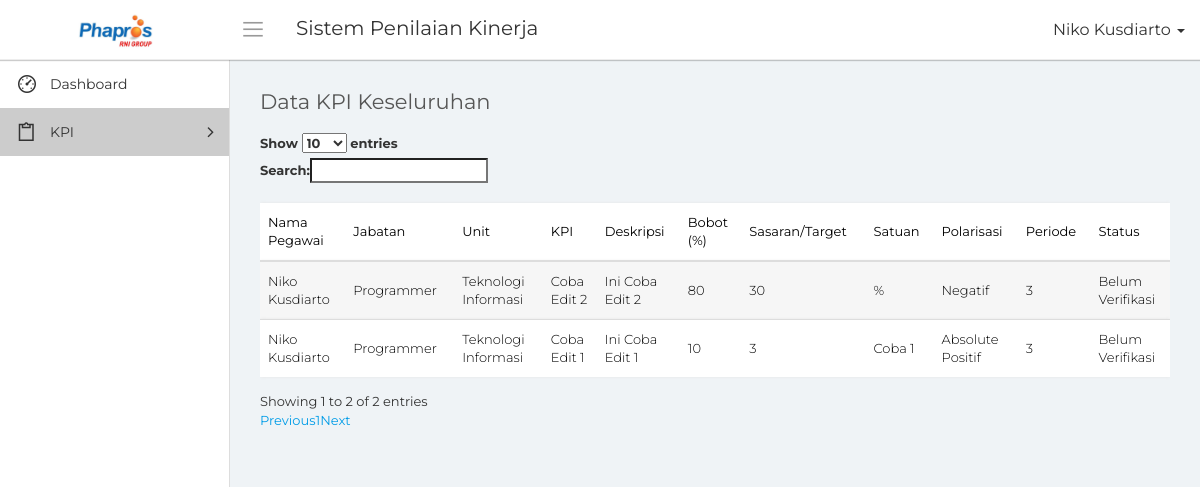
Screenshot of /data_kpi_seluruh.php (signed in) with the database file from the repository.
### tables this page shows
CREATE TABLE `data_kpi` (
  `id_kpi` bigint(20) NOT NULL,
  `id_anggota` bigint(20) NOT NULL DEFAULT '0',
  `id_jabatan` bigint(20) NOT NULL DEFAULT '0',
  `id_unit` bigint(20) DEFAULT '0',
  `id_periode` bigint(20) NOT NULL DEFAULT '0',
  `kpi` text NOT NULL,
  `deskripsi` text NOT NULL,
  `bobot` decimal(10,0) NOT NULL DEFAULT '0',
  `sasaran` decimal(10,0) NOT NULL DEFAULT '0',
  `satuan` varchar(20) NOT NULL,
  `sifat_kpi` int(2) NOT NULL DEFAULT '0',
  `status` int(2) NOT NULL DEFAULT '0',
  `id_verifikator` bigint(20) NOT NULL DEFAULT '0',
  `tanggal_input` date NOT NULL,
  `tanggal_verifikasi` date NOT NULL
);

CREATE TABLE `mst_anggota` (
  `id_anggota` bigint(20) NOT NULL,
  `nik` varchar(50) NOT NULL,
  `nama` varchar(50) NOT NULL,
  `jenis_kelamin` int(2) NOT NULL,
  `tempat_lahir` varchar(50) NOT NULL,
  `tanggal_lahir` date NOT NULL,
  `status` int(2) NOT NULL,
  `nomor_hp` varchar(20) NOT NULL,
  `email` varchar(50) NOT NULL,
  `id_golongan` bigint(20) NOT NULL,
  `id_jabatan` bigint(20) NOT NULL,
  `id_unit` bigint(20) NOT NULL,
  `alamat` text NOT NULL,
  `tanggal_input` date NOT NULL
);

CREATE TABLE `mst_jabatan` (
  `id_jabatan` bigint(20) NOT NULL,
  `nama_jabatan` varchar(50) NOT NULL,
  `tanggal_input` date NOT NULL
);

CREATE TABLE `mst_unit` (
  `id_unit` bigint(20) NOT NULL,
  `nama_unit` varchar(50) NOT NULL,
  `tanggal_input` date NOT NULL
);

CREATE TABLE `mst_satuan` (
  `id_satuan` bigint(20) NOT NULL,
  `nama_satuan` varchar(50) NOT NULL,
  `jenis_polarisasi` text NOT NULL,
  `id_periode` bigint(20) NOT NULL,
  `tanggal_input` date NOT NULL
);

CREATE TABLE `mst_polarisasi` (
  `id_polarisasi` bigint(20) NOT NULL,
  `nama_polarisasi` varchar(50) NOT NULL,
  `id_periode` bigint(20) NOT NULL,
  `tanggal_input` date NOT NULL
);

### conn/database.php (called while the page is built, shortened)
<?php
	class database{
		function __construct(){
			$this->connection = new mysqli('localhost', 'root', '','phapros_final');
		}
		function tampil_satuan($id_periode = null){
			if($id_periode != null)
				$query = $this->connection->query("SELECT * FROM mst_satuan WHERE id_periode='$id_periode'");
			else
				$query = $this->connection->query('SELECT * FROM mst_satuan');
			while($tampil = $query->fetch_array())
				$hasil[] = $tampil;
			return $hasil;
		}
		function tampil_kpi_seluruh(){
			$query = $this->connection->query('SELECT d.*, a.nama, j.nama_jabatan, u.nama_unit FROM data_kpi d JOIN mst_anggota a ON d.id_anggota = a.id_anggota JOIN mst_jabatan j ON j.id_jabatan = d.id_jabatan JOIN mst_unit u ON u.id_unit = d.id_unit ORDER BY id_jabatan, id_unit ASC');
			while($tampil = $query->fetch_array())
				$hasil[] = $tampil;
			return $hasil;
		}
		function tampil_polarisasi($id_periode = null){
			if($id_periode == null)
				$query = $this->connection->query("SELECT * FROM mst_polarisasi");
			else
				$query = $this->connection->query("SELECT * FROM mst_polarisasi WHERE id_periode = '$id_periode'");
			while($tampil = $query->fetch_array())
				$hasil[] = $tampil;
			return $hasil;
		}
		function tampil_akses(){
			$query = $this->connection->query("SELECT * FROM akses_menu");
			while($tampil = $query->fetch_array())
				$hasil[] = $tampil;
			return $hasil;
		}
	}
?>

### data_kpi_seluruh.php (the view, shortened to what this page needs)
<?php
    include "conn/database.php";
    $db = new database();
    $nama = $_SESSION['nama'];
    $jabatan = $_SESSION['id_jabatan'];
?>
<!DOCTYPE html>
<html>
    <head>
        <link rel="stylesheet" type="text/css" href="assets/css/bootstrap.min.css">
        <link rel="stylesheet" type="text/css" href="assets/css/font-awesome.min.css">
        <link rel="stylesheet" type="text/css" href="assets/css/line-awesome.min.css">
        <link rel="stylesheet" type="text/css" href="https://cdn.datatables.net/v/dt/dt-1.10.18/datatables.min.css"/>
		<link rel="stylesheet" type="text/css" href="assets/css/select2.min.css">
		<link rel="stylesheet" type="text/css" href="assets/css/bootstrap-datetimepicker.min.css">
        <link rel="stylesheet" type="text/css" href="assets/css/style.css">
    </head>
    <body>
        <div class="main-wrapper">
            <div class="header">
				<div class="header-left">
                    <a href="index.php" class="logo">
						<img src="assets/img/logo-phapros.jpg" width="75" height="" alt="">
					</a>
                </div>
				<a id="toggle_btn" href="javascript:void(0);"><i class="la la-bars"></i></a>
                <div class="page-title-box pull-left">
					<h3>Sistem Penilaian Kinerja</h3>
                </div>
				<ul class="nav navbar-nav navbar-right user-menu pull-right">
					<li class="dropdown">
						<a href="" class="dropdown-toggle user-link" data-toggle="dropdown" title="Admin">
							<span>
                                <?php echo $nama; ?>
                            </span>
							<i class="caret"></i>
						</a>
					</li>
				</ul>
            </div>
            <div class="sidebar" id="sidebar">
                <div class="sidebar-inner slimscroll">
					<div id="sidebar-menu" class="sidebar-menu">
						<ul>
							<li>
								<a href="index.php"><i class="la la-dashboard"></i> <span>Dashboard</span></a>
							</li>
                            <?php
                                foreach($db->tampil_akses() as $tampil)
                                {
                                    if($tampil['id_jabatan'] == $jabatan)
                                    {
                                        $m1 = $tampil['menu1'];
                                        $m2 = $tampil['menu2'];
                                        $m3 = $tampil['menu3'];
                                        $m4 = $tampil['menu4'];
                                        $m5 = $tampil['menu5'];
                                        $m6 = $tampil['menu6'];
                                        $m7 = $tampil['menu7'];
                                    }
                                }
                            ?>
                            <li class="active submenu">
								<a href="#"><i class="la la-clipboard"></i> <span> KPI</span> <span class="menu-arrow"></span></a>
							</li>
						</ul>
					</div>
                </div>
            </div>
            <div class="page-wrapper">
                <div class="content container-fluid">
					<div class="row">
						<div class="col-xs-12">
							<h4 class="page-title">Data KPI Keseluruhan</h4>
						</div>
					</div>
					<div class="row">
						<div class="col-md-12">
							<div class="table-responsive">
								<table class="table table-striped custom-table m-b-0 display" id="tabel">
									<thead>
										<tr>
                                            <th>Nama Pegawai</th>
                                            <th>Jabatan</th>
                                            <th>Unit</th>
											<th>KPI</th>
                                            <th>Deskripsi</th>
                                            <th>Bobot (%)</th>
                                            <th>Sasaran/Target</th>
                                            <th>Satuan</th>
                                            <th>Polarisasi</th>
                                            <th>Periode</th>
                                            <th>Status</th>
										</tr>
									</thead>
                                    <tbody>
                                    <?php
                                        foreach($db->tampil_kpi_seluruh() as $data)
                                        {
                                    ?>
                                            <tr>
                                                <td><?php echo $data['nama']; ?></td>
                                                <td><?php echo $data['nama_jabatan']; ?></td>
                                                <td><?php echo $data['nama_unit']; ?></td>
                                                <td><?php echo $data['kpi']; ?></td>
                                                <td><?php echo $data['deskripsi']; ?></td>
                                                <td><?php echo $data['bobot']; ?></td>
                                                <td><?php echo $data['sasaran']; ?></td>
                                                <td>
                                                    <?php
                                                        $nama_satuan = '';
                                                        foreach($db->tampil_satuan() as $tampilS)
                                                        {
                                                            if($tampilS['id_satuan'] == $data['satuan'])
                                                                $nama_satuan = $tampilS['nama_satuan'];
                                                        }
                                                        echo $nama_satuan;
                                                    ?>
                                                </td>
                                                <td>
                                                    <?php
                                                        $value = $data['sifat_kpi'];
                                                        foreach($db->tampil_polarisasi() as $tampil)
                                                        {
                                                            if($tampil['id_polarisasi'] == $value)
                                                                $ket = $tampil['nama_polarisasi'];
                                                        }
                                                        echo $ket;
                                                    ?>
                                                </td>
                                                <td><?php echo $data['id_periode']; ?></td>
                                                <td><?php echo ($data['status'] == 0)?'Belum Verifikasi':'Sudah Verifikasi'; ?></td>
                                            </tr>
                                    <?php
                                        }
                                    ?>
                                    </tbody>
								</table>
							</div>
						</div>
					</div>
                </div>
            </div>
        </div>
    </body>
</html>

### rows the page displays
data_kpi: id_anggota.nama "Niko Kusdiarto", id_jabatan.nama_jabatan "Programmer", id_unit.nama_unit "Teknologi Informasi", kpi "Coba Edit 2", deskripsi "Ini Coba Edit 2", bobot "80", sasaran "30", mst_satuan.nama_satuan "%", mst_polarisasi.nama_polarisasi "Negatif", id_periode "3", status "Belum Verifikasi"
data_kpi: id_anggota.nama "Niko Kusdiarto", id_jabatan.nama_jabatan "Programmer", id_unit.nama_unit "Teknologi Informasi", kpi "Coba Edit 1", deskripsi "Ini Coba Edit 1", bobot "10", sasaran "3", mst_satuan.nama_satuan "Coba 1", id_periode "3", status "Belum Verifikasi"
mst_polarisasi: nama_polarisasi "Absolute Positif"

### other values shown
$nama "Niko Kusdiarto"
